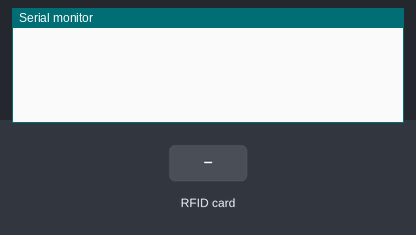
A sketch run on a simulated Arduino Uno, built with avr-gcc and run on an emulated ATmega328P. Shown: the last lines printed to the serial monitor. The test bench sets the inputs (shaded band). No radio packets arrive unless stated.

Above: at 1.2 s.
1.3 s: RFID card 5E 7A 19 C4 held to the reader
At 1.47 s:
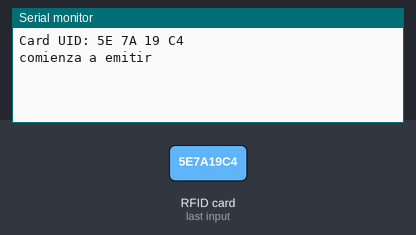
At 2.2 s:
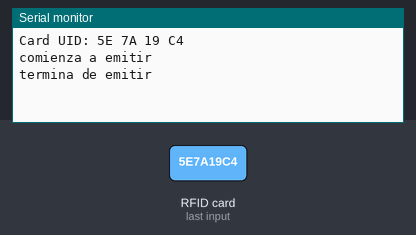

Measured:
- after the input at 1.3 s, the serial monitor: prints a new line at once (image 1)

The sketch:

rfid_wifi_transmisor.ino
```cpp
//RST           D9
//SDA(SS)      D10
//MOSI         D11
//MISO         D12
//SCK          D13

#include <SPI.h>
#include <MFRC522.h>
#include "RF24.h"
#include <nRF24L01.h>

int msg[1];

const int RST_PIN = 9;            // Pin 9 para el reset del RC522
const int SS_PIN = 10;            // Pin 10 para el SS (SDA) del RC522
MFRC522 mfrc522(SS_PIN, RST_PIN);   // Crear instancia del MFRC522

//7 and 8 are a digital pin numbers to which signals CE and CSN are connected.
RF24 radio(7,8);
int radioss = 8;

//the address of the modem, that will receive data from Arduino.
const uint64_t pipe = 0xE8E8F0F0E1LL;

bool blockMfrc522;
byte RFID_Data[4];


void printArray(byte *buffer, byte bufferSize) {
   for (byte i = 0; i < bufferSize; i++) {
      Serial.print(buffer[i] < 0x10 ? " 0" : " ");
      Serial.print(buffer[i], HEX);
   }
}

void setup()
{
   Serial.begin(9600);      //Inicializa la velocidad de Serial
   SPI.begin();         //Función que inicializa SPI
   mfrc522.PCD_Init();     //Función  que inicializa RFID
   RFID_Data[0] = 0;
   RFID_Data[1] = 0;
   RFID_Data[2] = 0;
   RFID_Data[3] = 0;

   // Setup and configure radio
   radio.begin();                      //it activates the modem.
   radio.openWritingPipe(pipe);        //sets the address of the receiver to which the program will send data.
   blockMfrc522 = false;
   digitalWrite(SS_PIN, LOW);
   digitalWrite(radioss,HIGH);
}

void loop()
{
   // Read the RFID tag... when not transmitting
   if (!blockMfrc522) getRFID();

   if (RFID_Data[0] == 0 && RFID_Data[1] == 0 && RFID_Data[2] == 0 && RFID_Data[3] == 0){
   } else {
    blockMfrc522 = true;
    digitalWrite(SS_PIN, HIGH);
    digitalWrite(radioss,LOW);
    send_rfid();
    RFID_Data[0] = 0;
    RFID_Data[1] = 0;
    RFID_Data[2] = 0;
    RFID_Data[3] = 0;
    blockMfrc522 = false;
    digitalWrite(SS_PIN, LOW);
    digitalWrite(radioss,HIGH);
   }

}

void send_rfid(){
  Serial.println("comienza a emitir");
  for(int i=0; i<127; i++){
    radio.write(&RFID_Data, sizeof(RFID_Data));
    //Serial.println("emitiendo");
  }
  Serial.println("termina de emitir");
}

void getRFID(){
  // Detectar tarjeta
   if (mfrc522.PICC_IsNewCardPresent())
   {
      if (mfrc522.PICC_ReadCardSerial())
      {

         for (int i = 0; i < mfrc522.uid.size; i++) {
           RFID_Data[i] = mfrc522.uid.uidByte[i];
          }

         Serial.print(F("Card UID:"));
         printArray(mfrc522.uid.uidByte, mfrc522.uid.size);
         Serial.println();

         // Finalizar lectura actual
         mfrc522.PICC_HaltA();
      }
   }
  // delay(250);
}
```
